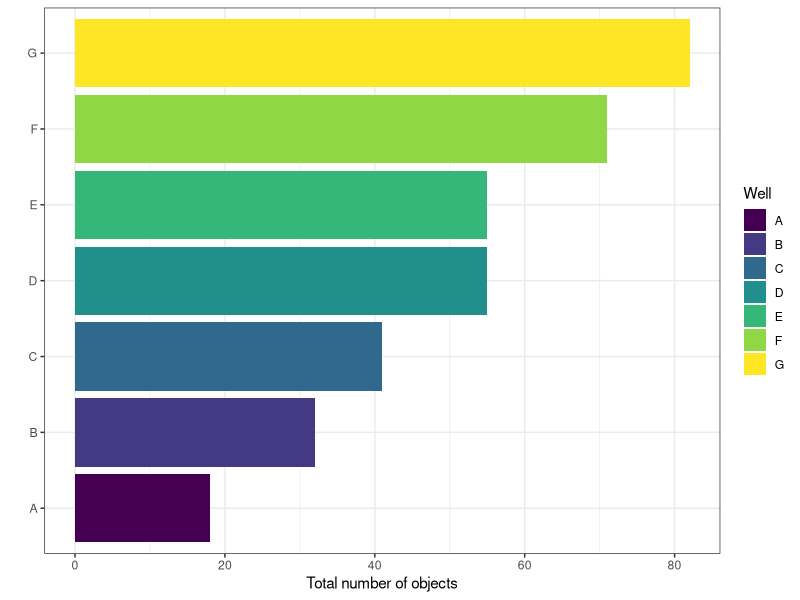

This figure's R source: (Note: this script raises an error after producing the figure.)
## Packages
library(tibble)
library(dplyr)
library(ggplot2)

## Themes
theme_set(theme_bw())

## Create example
set.seed(678)
ex1 <- tibble(
  group = factor(rep(LETTERS[1:7], each = 10)),
  n = as.numeric(group) + rbinom(n = 70, size = 10, prob = 0.1))

## Save plot
g <- ex1 %>%
  ggplot(aes(x = group, y = n, fill = group)) + 
  geom_col() +
  scale_fill_viridis_d() +
  coord_flip() +
  labs(x = "", y = "Total number of objects", fill = "Well")

ggsave(filename = "../img/00_reminders/example1_plot.svg", 
       width = 4, height = 5)

## Save data
write.csv(x = ex1, "../data/example1.csv")
